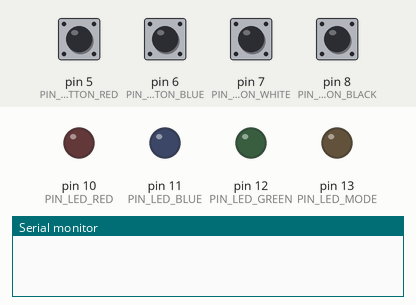
The sketch below on a simulated Arduino Uno, built with avr-gcc and run on an emulated ATmega328P. Shown: output pins drawn as LEDs (lit = HIGH), the last lines printed to the serial monitor. The inputs (shaded band) are chosen by the test bench; at power-on: pin 5 (PIN_BUTTON_RED), pin 6 (PIN_BUTTON_BLUE), pin 7 (PIN_BUTTON_WHITE), pin 8 (PIN_BUTTON_BLACK) HIGH.

Above: at 1.2 s.
1.3 s: pin 5 (PIN_BUTTON_RED) pulled LOW for 0.15 s
At 1.9 s:
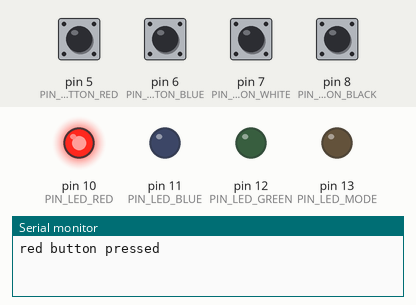
3.8 s: pin 6 (PIN_BUTTON_BLUE) pulled LOW for 0.15 s
At 4.6 s:
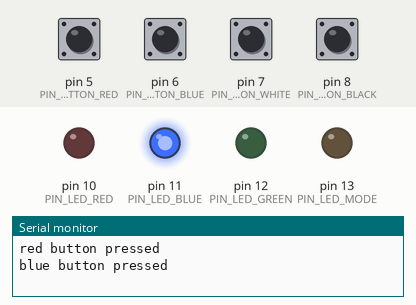
6.3 s: pin 7 (PIN_BUTTON_WHITE) pulled LOW for 0.15 s
At 6.9 s:
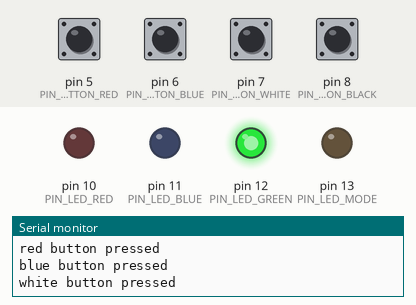
8.8 s: pin 8 (PIN_BUTTON_BLACK) pulled LOW for 0.15 s
At 10.0 s:
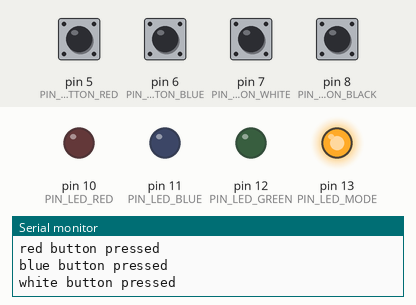
10.4 s: pin 5 (PIN_BUTTON_RED) pulled LOW for 1 s
At 11.1 s:
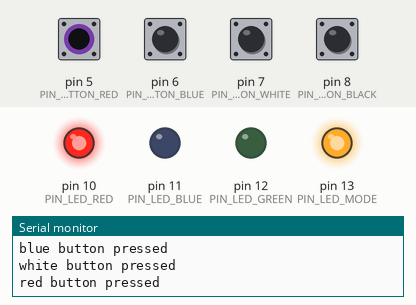
12.9 s: pin 6 (PIN_BUTTON_BLUE) pulled LOW for 1 s
At 13.7 s:
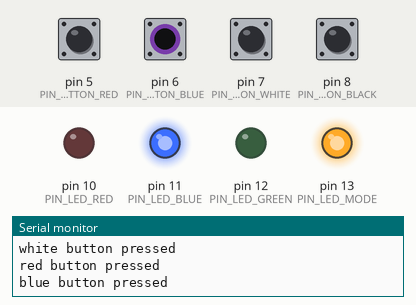
Timing chart, 0 to 15.9 s (numbered marks = the images above; inputs shaded):
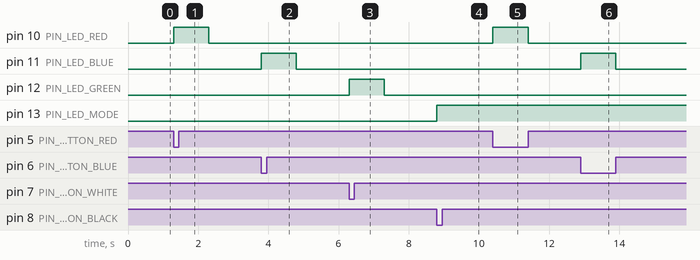

Measured:
- after the input at 1.3 s, pin 10 (PIN_LED_RED): LOW → HIGH at once, → LOW 1.0 s later
- after the input at 3.8 s, pin 11 (PIN_LED_BLUE): LOW → HIGH at once, → LOW 1.0 s later
- after the input at 6.3 s, pin 12 (PIN_LED_GREEN): LOW → HIGH at once, → LOW 1.0 s later
- after the input at 8.8 s, pin 13 (PIN_LED_MODE): LOW → HIGH at once
- after the input at 10.4 s, pin 10 (PIN_LED_RED): LOW → HIGH at once, → LOW 1.0 s later
- after the input at 12.9 s, pin 11 (PIN_LED_BLUE): LOW → HIGH at once, → LOW 1.0 s later

The sketch:

Time_Management.ino
```cpp
const int PIN_BUTTON_RED = 5;
const int PIN_BUTTON_BLUE = 6;
const int PIN_BUTTON_WHITE = 7;
const int PIN_BUTTON_BLACK = 8;

int button_state_red_prev;
int button_state_blue_prev;
int button_state_white_prev;
int button_state_black_prev;

const int PIN_LED_RED = 10;
const int PIN_LED_BLUE = 11;
const int PIN_LED_GREEN = 12;
const int PIN_LED_MODE = 13;

bool led_red_on;
bool led_blue_on;
bool led_green_on;

unsigned long current_time;

unsigned long led_red_start_time;
unsigned long led_blue_start_time;
unsigned long led_green_start_time;

bool run_parallel;

void setup() {
  // put your setup code here, to run once:
  Serial.begin(9600);

  pinMode(PIN_BUTTON_RED, INPUT_PULLUP);
  pinMode(PIN_BUTTON_BLUE, INPUT_PULLUP);
  pinMode(PIN_BUTTON_WHITE, INPUT_PULLUP);
  pinMode(PIN_BUTTON_BLACK, INPUT_PULLUP);

  pinMode(PIN_LED_RED, OUTPUT);
  pinMode(PIN_LED_BLUE, OUTPUT);
  pinMode(PIN_LED_GREEN, OUTPUT);
  pinMode(PIN_LED_MODE, OUTPUT);

  led_red_on = false;
  led_blue_on = false;
  led_green_on = false;

  run_parallel = false;
}

void loop() {
  int button_state_black_curr = digitalRead(PIN_BUTTON_BLACK);

  if (button_state_black_curr == LOW && button_state_black_prev == HIGH) {
    run_parallel = !run_parallel;
    digitalWrite(PIN_LED_MODE, run_parallel);
  }

  button_state_black_prev = button_state_black_curr;

  if (run_parallel) {
    loop_parallel();
  } else {
    loop_sequential();
  }
}

void loop_sequential() {
  int button_state_red_curr = digitalRead(PIN_BUTTON_RED);
  int button_state_blue_curr = digitalRead(PIN_BUTTON_BLUE);
  int button_state_white_curr = digitalRead(PIN_BUTTON_WHITE);

  if (button_state_red_curr == LOW && button_state_red_prev == HIGH) {
    Serial.println("red button pressed");

    digitalWrite(PIN_LED_RED, HIGH);
    delay(1000);
    digitalWrite(PIN_LED_RED, LOW);
  }

  if (button_state_blue_curr == LOW && button_state_blue_prev == HIGH) {
    Serial.println("blue button pressed");

    digitalWrite(PIN_LED_BLUE, HIGH);
    delay(1000);
    digitalWrite(PIN_LED_BLUE, LOW);
  }

  if (button_state_white_curr == LOW && button_state_white_prev == HIGH) {
    Serial.println("white button pressed");

    digitalWrite(PIN_LED_GREEN, HIGH);
    delay(1000);
    digitalWrite(PIN_LED_GREEN, LOW);
  }

  button_state_red_prev = button_state_red_curr;
  button_state_blue_prev = button_state_blue_curr;
  button_state_white_prev = button_state_white_curr;
}

void loop_parallel() {
  current_time = millis();

  int button_state_red_curr = digitalRead(PIN_BUTTON_RED);
  int button_state_blue_curr = digitalRead(PIN_BUTTON_BLUE);
  int button_state_white_curr = digitalRead(PIN_BUTTON_WHITE);

  if (button_state_red_curr == LOW && button_state_red_prev == HIGH) {
    Serial.println("red button pressed");

    digitalWrite(PIN_LED_RED, HIGH);
    led_red_on = true;
    led_red_start_time = current_time;
  }

  if (button_state_blue_curr == LOW && button_state_blue_prev == HIGH) {
    Serial.println("blue button pressed");

    digitalWrite(PIN_LED_BLUE, HIGH);
    led_blue_on = true;
    led_blue_start_time = current_time;
  }

  if (button_state_white_curr == LOW && button_state_white_prev == HIGH) {
    Serial.println("white button pressed");

    digitalWrite(PIN_LED_GREEN, HIGH);
    led_green_on = true;
    led_green_start_time = current_time;
  }

  if (led_red_on && current_time - led_red_start_time >= 1000) {
    digitalWrite(PIN_LED_RED, LOW);
    led_red_on = false;
  }

  if (led_blue_on && current_time - led_blue_start_time >= 1000) {
    digitalWrite(PIN_LED_BLUE, LOW);
    led_blue_on = false;
  }

  if (led_green_on && current_time - led_green_start_time >= 1000) {
    digitalWrite(PIN_LED_GREEN, LOW);
    led_green_on = false;
  }

  button_state_red_prev = button_state_red_curr;
  button_state_blue_prev = button_state_blue_curr;
  button_state_white_prev = button_state_white_curr;
}
```
